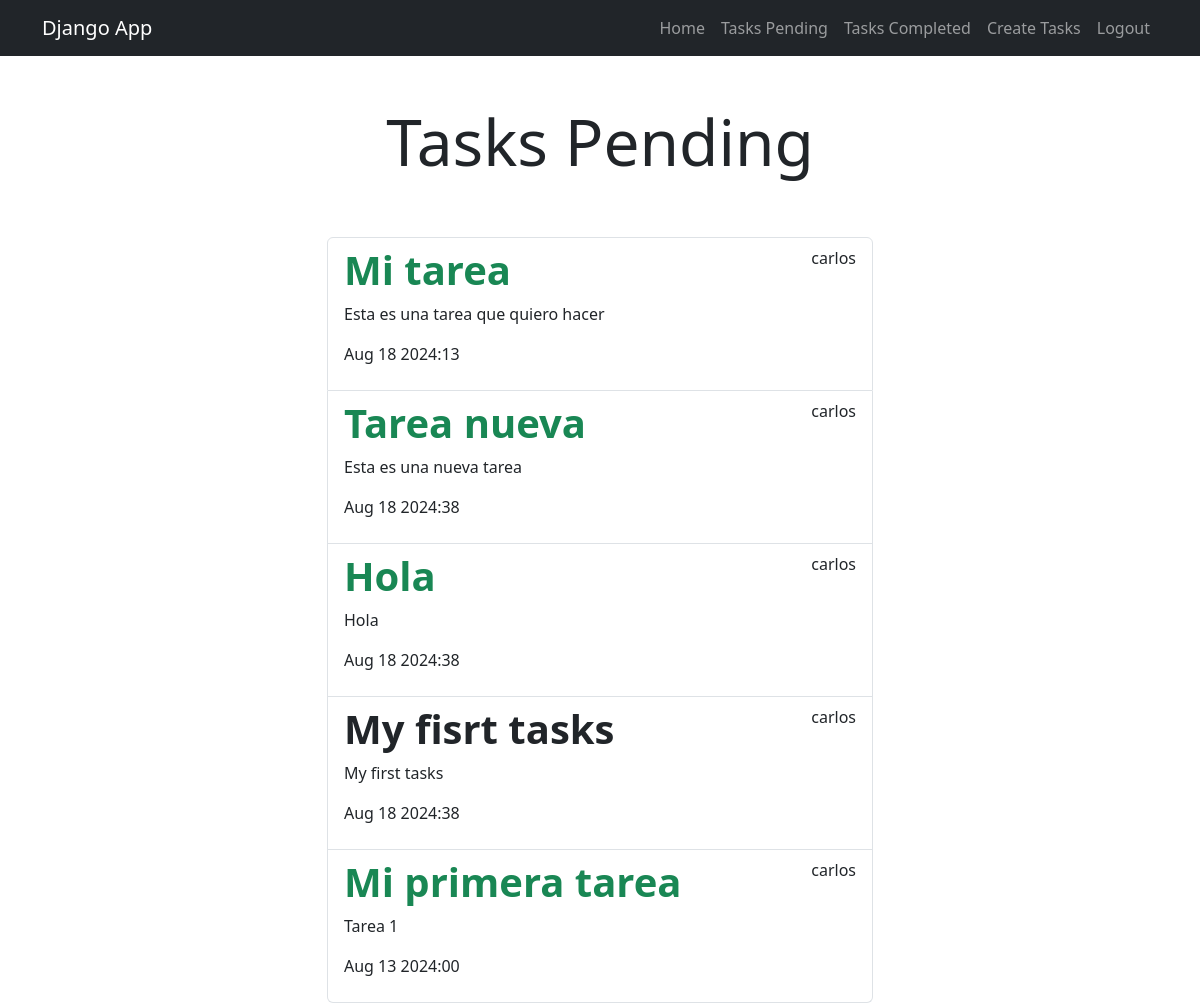
The app's page /tasks_completed/ (signed in) with its own data.
### tasks/models.py (models this page shows, shortened)
class Task(models.Model):
    title = models.CharField(max_length=100)
    description = models.TextField(blank=True)
    created = models.DateTimeField(auto_now_add=True)
    datecompleted = models.DateTimeField(null=True, blank=True)
    important = models.BooleanField(default=False)
    user = models.ForeignKey(User, on_delete=models.CASCADE)

### tasks/views.py (the view)
# urls.py: path('tasks_completed/', views.tasks_completed, name='tasks_completed'),
@login_required
def tasks_completed(request):
    tasks = Task.objects.filter(user=request.user, datecompleted__isnull=False).order_by('-datecompleted')
    return render(request, 'tasks.html', {'tasks': tasks})

### tasks/templates/tasks.html
{% extends 'base.html' %}
{% block content %}
<main class="container">
    <div class="row">
        <div class="col-md-6 offset-md-3">
            <h1 class="text-center display-3 py-5">Tasks Pending</h1>
            <ul class="list-group">
                {% for task in tasks %}
                <a class="list-group-item" href="{% url 'task_detail' task.id %}">
                    <header class="d-flex justify-content-between">
                        {% if task.important %}
                        <h1 class="fw-bold text-success">{{task.title}}</h1>
                        {% else %}
                        <h1 class="fw-bold">{{task.title}}</h1>
                        {% endif %}
                        <p>{{task.user.username}}</p>
                    </header>
                    <p>{{task.description}}</p>
                    <p>{{task.datecompleted|date:'M j Y:i'}}</p>
                </a>
                {% endfor %}
            </ul>
        </div>
    </div>
</main>
{% endblock %}

### records on screen
Task: title "Mi tarea", user.username "carlos", description "Esta es una tarea que quiero hacer", datecompleted "Aug 18 2024:13"
Task: title "Tarea nueva", user.username "carlos", description "Esta es una nueva tarea", datecompleted "Aug 18 2024:38"
Task: title "Hola", user.username "carlos", description "Hola", datecompleted "Aug 18 2024:38"
Task: title "My fisrt tasks", user.username "carlos", description "My first tasks", datecompleted "Aug 18 2024:38"
Task: title "Mi primera tarea", user.username "carlos", description "Tarea 1", datecompleted "Aug 13 2024:00"
